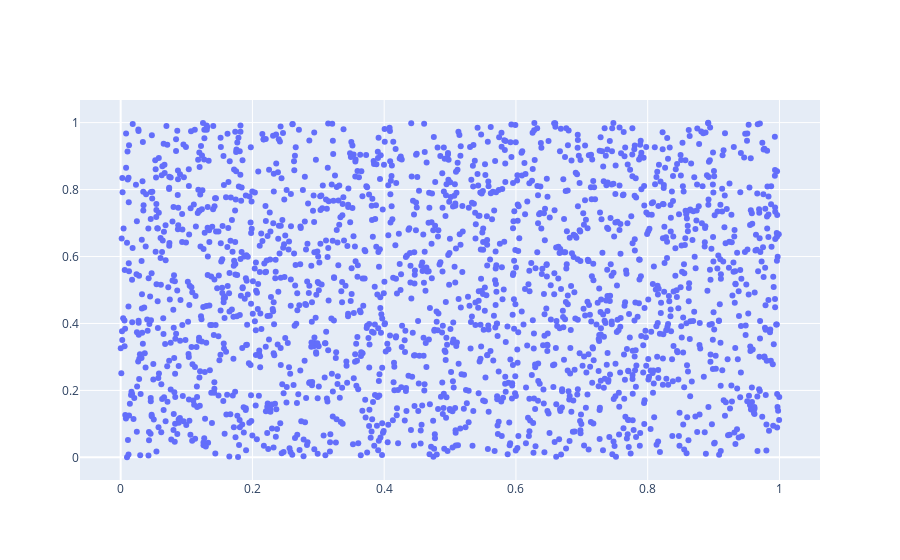

Here is the notebook cell this chart was saved with:
### Code cell
data = [trace]
iplot(data)

### Figure 1 — Plotly figure (JSON) as saved in the notebook; plotly's stock layout.template omitted (floating-point values rounded to 4 significant figures; data arrays with more than 128 entries replaced by an {"elided": "..."} marker saying what was removed)
{"data": [{"mode": "markers", "type": "scatter", "x": {"elided": "2000 float values"}, "y": {"elided": "2000 float values"}}], "layout": {}}
